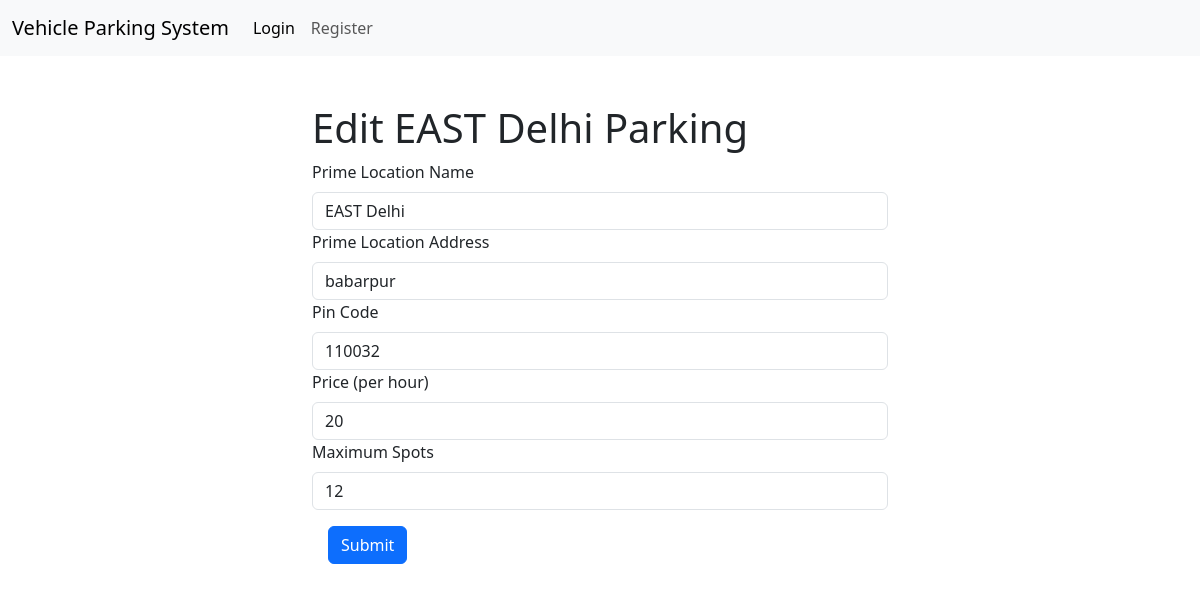
/edit_parking/1, run on an earlier commit of the app's database.
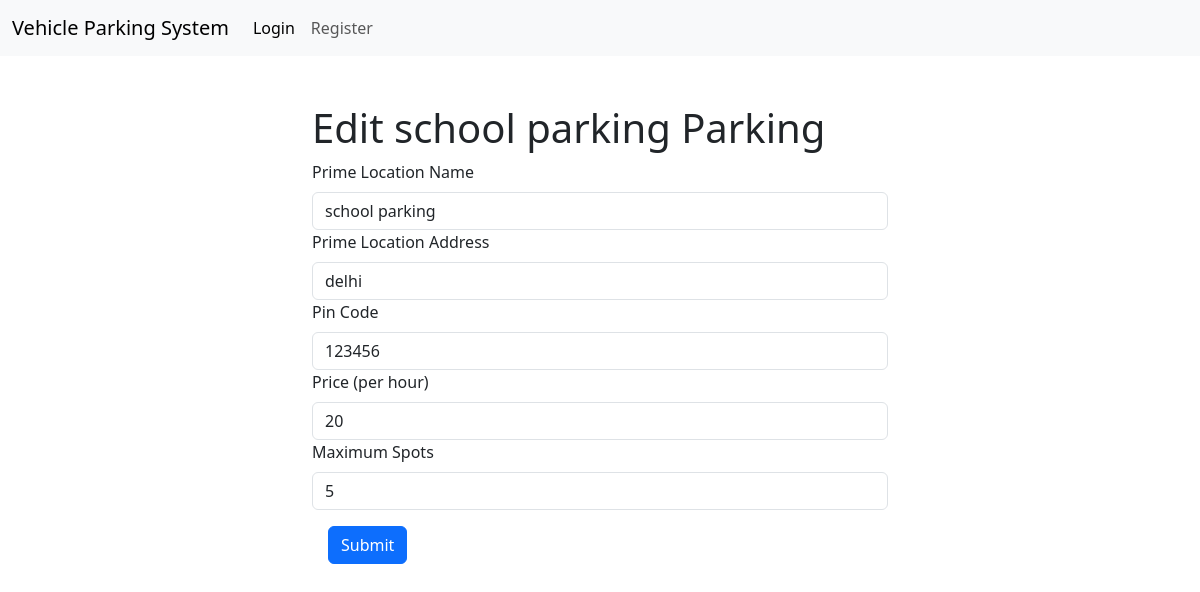
And on a later commit of the database.
### controllers/models.py (models this page shows)
class ParkingLot(db.Model):
    id = db.Column(db.Integer, primary_key=True, autoincrement=True)
    location = db.Column(db.String(100), nullable=False)
    address = db.Column(db.String(200), nullable=False)
    pin_code = db.Column(db.String, nullable=False)
    price = db.Column(db.String, nullable=False)
    max_spots = db.Column(db.Integer, nullable=False)
    spots = db.relationship('ParkingSpot', backref='lot', cascade="all, delete-orphan")

### controllers/general_routes.py (the view, shortened to what this page needs)
@app.route('/edit_parking/<int:parking_lot_id>', methods=['GET', 'POST'])
def edit_parking(parking_lot_id):
    parking_lot = ParkingLot.query.get_or_404(parking_lot_id)
    return render_template('edit_parking.html', parking_lot=parking_lot)

### templates/edit_parking.html (shortened to what this page needs)
<!DOCTYPE html>
<html lang="en">
<head>
</head>
{% include 'index.html' %}
<body>
    {% block content %}
    <div class="container-fluid">
        <div class="row justify-content-center">
            <div class="col-6 m-3">
                <h1>Edit {{ parking_lot.location }} Parking</h1>
                <form method="post" action="/edit_parking/{{ parking_lot.id }}">
                    <div class="mb-1.5">
                        <label for="location" class="form-label">Prime Location Name</label>
                        <input type="text" class="form-control" id="location" name="location" value="{{ parking_lot.location }}" required>
                    </div>
                    <div class="mb-1.5">
                        <label for="address" class="form-label">Prime Location Address</label>
                        <input type="text" class="form-control" id="address" name="address" value="{{ parking_lot.address }}" required>
                    </div>
                    <div class="mb-1.5">
                        <label for="pin_code" class="form-label">Pin Code</label>
                        <input type="text" class="form-control" id="pin_code" name="pin_code" value="{{ parking_lot.pin_code }}" required>
                    </div>
                    <div class="mb-1.5">
                        <label for="price" class="form-label">Price (per hour)</label>
                        <input type="text" class="form-control" id="price" name="price" value="{{ parking_lot.price }}" required>
                    </div>
                    <div class="mb-1.5">
                        <label for="max_spots" class="form-label">Maximum Spots</label>
                        <input type="text" class="form-control" id="max_spots" name="max_spots" value="{{ parking_lot.max_spots }}" required>
                    </div>
                    <button type="submit" class="btn btn-primary m-3">Submit</button>
                </form>
            </div>
        </div>
    </div>
    {%endblock%}

What changed in the data, as far as the page shows it:
changed ParkingLot: location "EAST Delhi" → "school parking"; address "babarpur" → "delhi"; pin_code "110032" → "123456"; max_spots "12" → "5"
